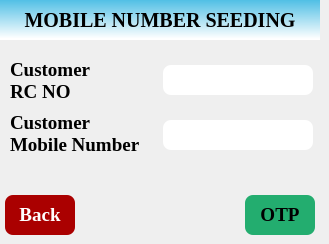
   <widget class="QWidget" name="page_47">
    <widget class="QLineEdit" name="leditcustrcno">
     <property name="geometry">
      <rect>
       <x>163</x>
       <y>65</y>
       <width>150</width>
       <height>30</height>
      </rect>
     </property>
     <property name="font">
      <font>
       <family>Liberation Serif</family>
       <pointsize>14</pointsize>
       <weight>75</weight>
       <bold>true</bold>
      </font>
     </property>
     <property name="styleSheet">
      <string notr="true">border-radius: 8px;
background-color: rgb(255, 255, 255);</string>
     </property>
     <property name="maxLength">
      <number>15</number>
     </property>
    </widget>
    <widget class="QLabel" name="label_26">
     <property name="geometry">
      <rect>
       <x>0</x>
       <y>0</y>
       <width>320</width>
       <height>40</height>
      </rect>
     </property>
     <property name="font">
      <font>
       <family>Liberation Serif</family>
       <pointsize>15</pointsize>
       <weight>75</weight>
       <bold>true</bold>
      </font>
     </property>
     <property name="styleSheet">
      <string notr="true">background-color: qlineargradient(spread:pad, x1:0.97005, y1:0, x2:0.960199, y2:0.972, stop:0 rgba(80, 191, 229, 255), stop:1 rgba(255, 255, 255, 255));</string>
     </property>
     <property name="text">
      <string>MOBILE NUMBER SEEDING</string>
     </property>
     <property name="alignment">
      <set>Qt::AlignCenter</set>
     </property>
    </widget>
    <widget class="QLabel" name="label_29">
     <property name="geometry">
      <rect>
       <x>10</x>
       <y>60</y>
       <width>151</width>
       <height>41</height>
      </rect>
     </property>
     <property name="font">
      <font>
       <family>Liberation Serif</family>
       <pointsize>14</pointsize>
       <weight>75</weight>
       <bold>true</bold>
      </font>
     </property>
     <property name="styleSheet">
      <string notr="true"/>
     </property>
     <property name="text">
      <string>Customer 
RC NO</string>
     </property>
    </widget>
    <widget class="QPushButton" name="btnmobupdateback">
     <property name="geometry">
      <rect>
       <x>5</x>
       <y>195</y>
       <width>70</width>
       <height>40</height>
      </rect>
     </property>
     <property name="font">
      <font>
       <family>Liberation Serif</family>
       <pointsize>14</pointsize>
       <weight>75</weight>
       <bold>true</bold>
      </font>
     </property>
     <property name="styleSheet">
      <string notr="true">border-radius: 8px;
background-color: rgb(170, 0, 0);
color: rgb(255, 255, 255);</string>
     </property>
     <property name="text">
      <string>Back</string>
     </property>
    </widget>
    <widget class="QPushButton" name="btnmobupdatenext">
     <property name="geometry">
      <rect>
       <x>245</x>
       <y>195</y>
       <width>70</width>
       <height>40</height>
      </rect>
     </property>
     <property name="font">
      <font>
       <family>Liberation Serif</family>
       <pointsize>14</pointsize>
       <weight>75</weight>
       <bold>true</bold>
      </font>
     </property>
     <property name="styleSheet">
      <string notr="true">border-radius: 8px;
background-color: rgb(35, 173, 111);
color: rgb(0, 0, 0);</string>
     </property>
     <property name="text">
      <string>OTP</string>
     </property>
    </widget>
    <widget class="QLineEdit" name="leditcustmobno">
     <property name="geometry">
      <rect>
       <x>163</x>
       <y>120</y>
       <width>150</width>
       <height>30</height>
      </rect>
     </property>
     <property name="font">
      <font>
       <family>Liberation Serif</family>
       <pointsize>14</pointsize>
       <weight>75</weight>
       <bold>true</bold>
      </font>
     </property>
     <property name="styleSheet">
      <string notr="true">border-radius: 8px;
background-color: rgb(255, 255, 255);</string>
     </property>
     <property name="maxLength">
      <number>10</number>
     </property>
    </widget>
    <widget class="QLabel" name="label_51">
     <property name="geometry">
      <rect>
       <x>10</x>
       <y>108</y>
       <width>151</width>
       <height>51</height>
      </rect>
     </property>
     <property name="font">
      <font>
       <family>Liberation Serif</family>
       <pointsize>14</pointsize>
       <weight>75</weight>
       <italic>false</italic>
       <bold>true</bold>
      </font>
     </property>
     <property name="styleSheet">
      <string notr="true"/>
     </property>
     <property name="text">
      <string>Customer 
Mobile Number</string>
     </property>
    </widget>
   </widget>
